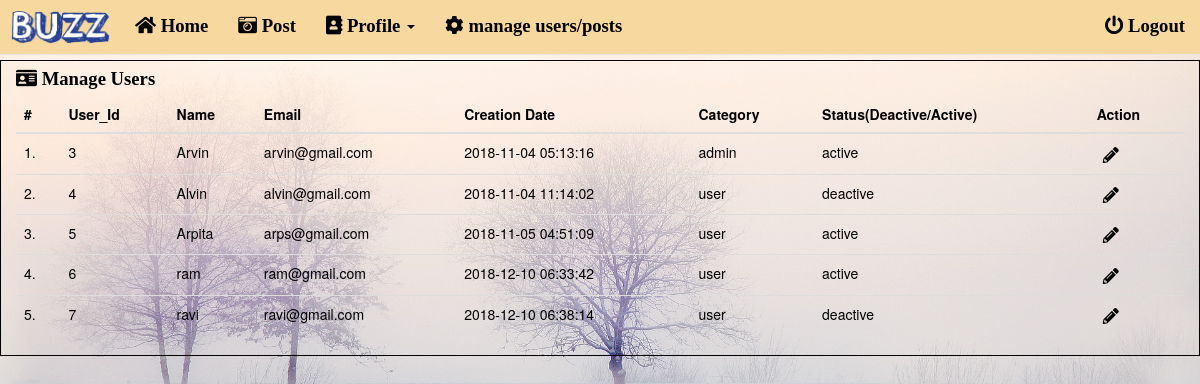
Screenshot of /admin/manage-users.php with the database file from the repository.
### tables this page shows
CREATE TABLE `users` (
  `user_id` int(11) NOT NULL,
  `fname` varchar(256) NOT NULL,
  `lname` varchar(255) NOT NULL,
  `address` longtext NOT NULL,
  `city` varchar(255) NOT NULL,
  `gender` varchar(255) NOT NULL,
  `email` varchar(255) NOT NULL,
  `password` varchar(255) NOT NULL,
  `user_status` varchar(256) NOT NULL DEFAULT 'active',
  `catagory` varchar(100) NOT NULL DEFAULT 'user',
  `regdate` timestamp NOT NULL DEFAULT CURRENT_TIMESTAMP
);

### admin/manage-users.php (the view, shortened to what this page needs)
<!DOCTYPE html>
<html lang="en">
	<head>
		<link rel="stylesheet" href="vendor/fontawesome/css/font-awesome.min.css">
		<link rel="stylesheet" href="vendor/themify-icons/themify-icons.min.css">
		<link href="vendor/animate.css/animate.min.css" rel="stylesheet" media="screen">
		<link href="vendor/perfect-scrollbar/perfect-scrollbar.min.css" rel="stylesheet" media="screen">
		<link href="vendor/switchery/switchery.min.css" rel="stylesheet" media="screen">
		<link href="vendor/bootstrap-touchspin/jquery.bootstrap-touchspin.min.css" rel="stylesheet" media="screen">
		<link href="vendor/select2/select2.min.css" rel="stylesheet" media="screen">
		<link href="vendor/bootstrap-datepicker/bootstrap-datepicker3.standalone.min.css" rel="stylesheet" media="screen">
		<link href="vendor/bootstrap-timepicker/bootstrap-timepicker.min.css" rel="stylesheet" media="screen">
        <link rel="stylesheet" href="vendor/bootstrap/css/bootstrap.min.css">
		<link rel="stylesheet" href="assets/css/plugins.css">
        <link rel="stylesheet" href="https://use.fontawesome.com/releases/v5.5.0/css/all.css">
		<link rel="stylesheet" herf="css/main.css" >
		<link rel="stylesheet" href="css/style.css">
	</head>
	<body class="bg">
	<nav class="navbar navbar-default navbar-light  navbar-fixed-top" style="background-color: #f7d9a0;">
        <div class="navbar-header">
        <div class="logo">
                <a href="home.php"><img src="images/Buzz-Logo.png" alt="buzz"></a>
                </div>
        </div>
        <div class="navbar-collapse collapse">
            <ul class="nav navbar-nav" >
                <li ><a href="home.php"><i class="fas fa-home fa-lg"> Home</i></a></li>
                <li><a href="eventpost.php"><i class="fas fa-camera-retro fa-lg"> Post</i></a></li>
                <li class="dropedown"><a href="#" class="dropdown-toggle"  data-toggle="dropdown"><i class="fas fa-address-book fa-lg"> Profile <b class="caret"></b></i></a>
			</li>
			<li ><a href="dashboard.php"><i class="fas fa-cog fa-lg"> manage users/posts</i></a></li>
            </ul>
            <ul class="nav navbar-nav" style="float: right">
                <li ><a href="logout.php" ><i class="fas fa-power-off fa-lg"> Logout</i></a></li>
            </ul>
        </div>
	</nav>
	<br>
	<br>
	<br>
		<div id="app">
			<div class="app-content">
						<div class="container-fluid container-fullw bg-white">
									<div class="row">
								<div class="col-md-12">
									<h5 class="over-title margin-bottom-15"><i class="fas fa-id-card fa-lg">  Manage Users</i></h5></b>
									<table class="table table-hover" id="sample-table-1">
									<thead>
											<tr>
												<th class="center">#</th>
                                                <th>User_Id</th>
												<th>Name</th>
												<th>Email </th>
												<th>Creation Date </th>
												<th>Category</th>
												<th>Status(Deactive/Active)</th>
												<th>Action</th>
											</tr>
										</thead>
										<tbody>
<?php
$sql=mysql_query("select * from users");
$cnt=1;
while($row=mysql_fetch_array($sql))
{
?>
											<tr>
												<td class="center"><?php echo $cnt;?>.</td>
                                                <td class="hidden-xs"><?php echo $row['user_id'];?></td>
												<td class="hidden-xs"><?php echo $row['fname'];?></td>
												<td><?php echo $row['email'];?></td>
												<td><?php echo $row['regdate'];?></td>
												<td><?php echo $row['catagory'];?></td>
												<td><?php echo $row['user_status'];?></td>
												<td >
												<div class="visible-md visible-lg hidden-sm hidden-xs">
								<a href="edit-user.php?id=<?php echo $row['user_id'];?>" class="btn btn-transparent btn-xs"><i class="fas fa-pencil-alt fa-lg" style=""></i></a>
												</div>
												</td>
											</tr>
											<?php
$cnt=$cnt+1;
											 }?>
										</tbody>
									</table>
								</div>
							</div>
								</div>
					</div>
				</div>
	</body>
</html>

### admin/css/style.css (style rules this page uses)
* { color: black; }
.bg { background: url(../images/look.jpg); background-repeat: no-repeat; background-size: cover; background-position: center; }
.logo img { width: 150px; height: auto; float: left; margin: 20px; }

### admin/manage-users.php (style rules this page uses)
.bg { background: url(images/winter.jpg); background-repeat: no-repeat; background-size: cover; background-position: center; }
#app { border:1px solid black; }
.logo img { width: 100px; height: auto; float: left; margin: 10px; }

### rows the page displays
users: user_id "3", fname "Arvin", email "arvin@gmail.com", regdate "2018-11-04 05:13:16", catagory "admin", user_status "active"
users: user_id "4", fname "Alvin", email "alvin@gmail.com", regdate "2018-11-04 11:14:02", catagory "user", user_status "deactive"
users: user_id "5", fname "Arpita", email "arps@gmail.com", regdate "2018-11-05 04:51:09", catagory "user", user_status "active"
users: user_id "6", fname "ram", email "ram@gmail.com", regdate "2018-12-10 06:33:42", catagory "user", user_status "active"
users: user_id "7", fname "ravi", email "ravi@gmail.com", regdate "2018-12-10 06:38:14", catagory "user", user_status "deactive"
